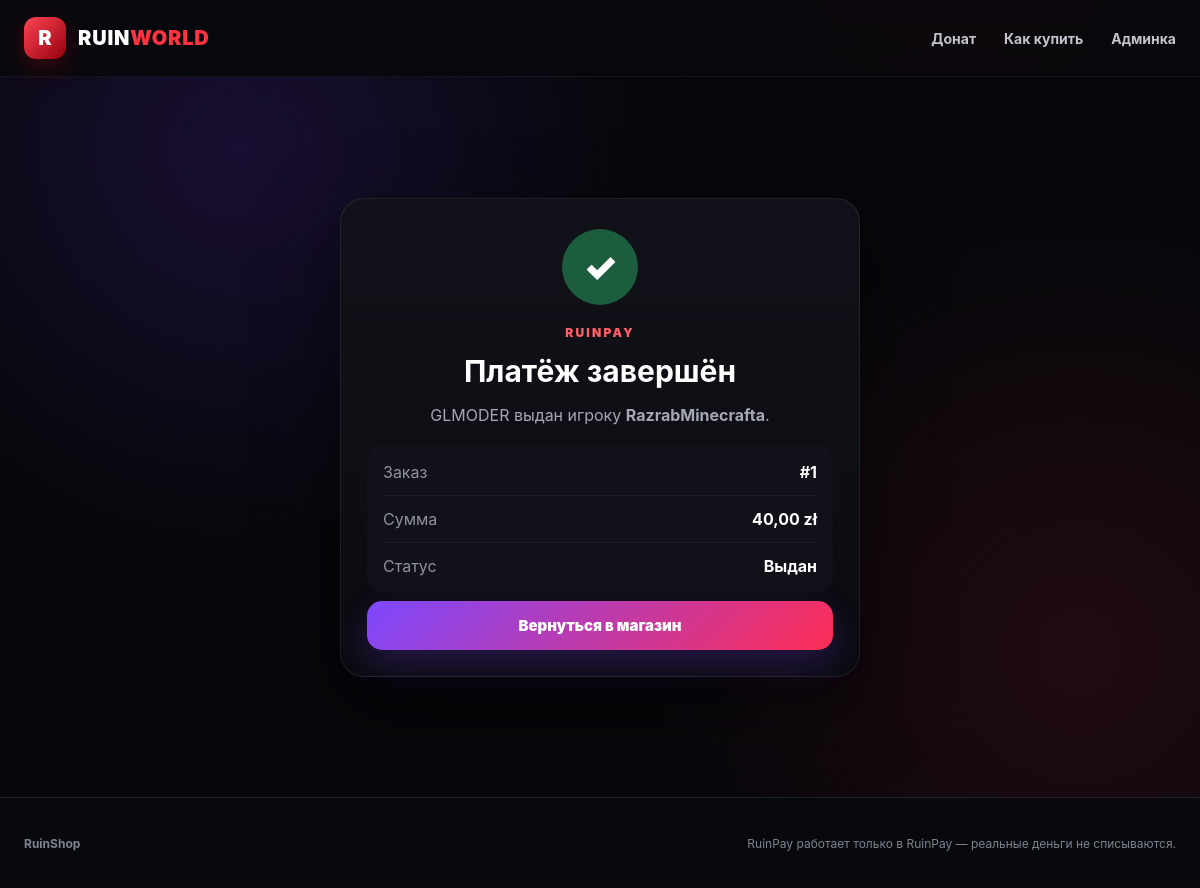
The app's page /success/1/ with its own data.
### shop/models.py (models this page shows, shortened)
class Order(models.Model):
    class Status(models.TextChoices):
        PENDING = "PENDING", "Ожидает оплаты"
        PAID = "PAID", "Оплачен"
        DELIVERED = "DELIVERED", "Выдан"
        FAILED = "FAILED", "Ошибка выдачи"
        CANCELED = "CANCELED", "Отменён"
    player = models.CharField(max_length=16, verbose_name="Игрок")
    product = models.ForeignKey(Product, on_delete=models.PROTECT, verbose_name="Товар")
    quantity = models.PositiveIntegerField(default=1, verbose_name="Количество")
    amount = models.DecimalField(max_digits=10, decimal_places=2, verbose_name="Сумма")
    status = models.CharField(
        max_length=20,
        choices=Status.choices,
        default=Status.PENDING,
        verbose_name="Статус",
    )
    payment_id = models.CharField(max_length=120, blank=True, verbose_name="ID оплаты")
    rcon_log = models.TextField(blank=True, verbose_name="RCON лог")
    created_at = models.DateTimeField(auto_now_add=True, verbose_name="Создан")
    paid_at = models.DateTimeField(null=True, blank=True, verbose_name="Оплачен")
    delivered_at = models.DateTimeField(null=True, blank=True, verbose_name="Выдан")
    class Meta:
        ordering = ["-created_at"]
        verbose_name = "Заказ"
        verbose_name_plural = "Заказы"

class Product(models.Model):
    class Type(models.TextChoices):
        RANK = "RANK", "Привилегия"
        CURRENCY = "CURRENCY", "Донат-валюта"
    name = models.CharField(max_length=100, verbose_name="Название")
    slug = models.SlugField(unique=True, verbose_name="Ссылка")
    description = models.TextField(blank=True, verbose_name="Описание")
    product_type = models.CharField(
        max_length=20,
        choices=Type.choices,
        default=Type.RANK,
        verbose_name="Тип товара",
    )
    price = models.DecimalField(
        max_digits=10,
        decimal_places=2,
        default=1,
        verbose_name="Цена, zł",
    )
    price_per_unit = models.DecimalField(
        max_digits=10,
        decimal_places=4,
        default=0.10,
        verbose_name="Цена за 1 монету, zł",
    )
    min_quantity = models.PositiveIntegerField(default=10, verbose_name="Минимум")
    max_quantity = models.PositiveIntegerField(default=10000, verbose_name="Максимум")
    image = models.ImageField(
        upload_to="products/",
        blank=True,
        null=True,
        verbose_name="Своя картинка",
    )
    image_url = models.CharField(
        max_length=255,
        blank=True,
        verbose_name="Путь к картинке",
    )
    badge = models.CharField(max_length=40, blank=True, verbose_name="Бейдж")
    accent = models.CharField(max_length=20, default="#ff3040", verbose_name="Цвет")
    commands = models.TextField(
        verbose_name="Команды выдачи",
        help_text="Одна команда на строку. {player} — ник, {quantity} — количество.",
    )
    active = models.BooleanField(default=True, verbose_name="Активен")
    featured = models.BooleanField(default=False, verbose_name="Популярный")
    sort_order = models.PositiveIntegerField(default=0, verbose_name="Сортировка")
    class Meta:
        ordering = ["sort_order", "price", "name"]
        verbose_name = "Товар"
        verbose_name_plural = "Товары"

### shop/views.py (the view)
# urls.py: path("success/<int:order_id>/", views.success, name="success"),
def success(request, order_id):
    order = get_object_or_404(Order.objects.select_related("product"), id=order_id)
    return render(request, "success.html", {"order": order})

### templates/success.html (shortened to what this page needs)
{% extends "base.html" %}
{% block content %}
<section class="rp-page">
  <div class="rp-wrap rp-success">
    <div class="rp-success-icon">✓</div>
    <div class="eyebrow">RUINPAY</div>
    <h1>Платёж завершён</h1>
    <p>{{ order.product.name }} выдан игроку <strong>{{ order.player }}</strong>.</p>
    <div class="rp-summary">
      <div><span>Заказ</span><strong>#{{ order.id }}</strong></div>
      <div><span>Сумма</span><strong>{{ order.amount }} zł</strong></div>
      <div><span>Статус</span><strong>{{ order.get_status_display }}</strong></div>
    </div>
    <a href="{% url 'index' %}" class="rp-pay">Вернуться в магазин</a>
  </div>
</section>
{% endblock %}

### static/css/style.css (style rules this page uses)
:root { --bg: #08090d; --panel: #12131a; --panel-2: #171922; --line: #2a2d38; --text: #ffffff; --muted: #9ca0ad; --red: #ff3242; --red-dark: #9e0010; --container: 1220px; }
* { box-sizing: border-box; }
html { scroll-behavior: smooth; }
body { margin: 0; min-height: 100vh; background: radial-gradient(circle at 80% -10%, rgba(120, 0, 10, .45), transparent 30%), linear-gradient(180deg, #090a0f 0%, #08090d 100%); color: var(--text); font-family: Inter, "Segoe UI", Arial, sans-serif; }
a { color: inherit; text-decoration: none; }
.eyebrow { margin-bottom: 13px; color: #ff5d68; font-size: 12px; font-weight: 950; letter-spacing: 2.2px; }
.rp-page { min-height:calc(100vh - 80px); display:flex; align-items:center; justify-content:center; padding:48px 18px; background: radial-gradient(circle at 20% 10%, rgba(115,54,255,.16), transparent 34%), radial-gradient(circle at 90% 80%, rgba(255,43,72,.10), transparent 35%), #07070b; }
.rp-wrap { width:min(100%,520px); background:linear-gradient(180deg,#111119 0%,#0b0b10 100%); border:1px solid rgba(255,255,255,.08); border-radius:24px; padding:26px; box-shadow:0 28px 80px rgba(0,0,0,.50); }
.rp-pay { margin-top:8px;width:100%;border:0;border-radius:15px;padding:15px 18px;font-weight:900; background:linear-gradient(135deg,#7d48ff,#ff2d55);color:white;cursor:pointer;text-align:center; text-decoration:none;display:block;font-size:15px;box-shadow:0 14px 35px rgba(124,60,255,.23) }
.rp-processing h1,.rp-success h1 { font-size:30px;margin:0 0 8px }
.rp-processing p,.rp-success p { color:#a5a7b5 }
.rp-summary { display:grid;gap:0;margin-top:20px;background:#111119;border-radius:16px;padding:4px 16px }
.rp-summary>div { display:flex;justify-content:space-between;gap:16px;padding:13px 0;border-bottom:1px solid rgba(255,255,255,.06) }
.rp-summary>div:last-child { border-bottom:0 }
.rp-summary span { color:#8f91a0 }
.rp-success { text-align:center }
.rp-success-icon { width:76px;height:76px;border-radius:50%;margin:4px auto 20px;display:flex;align-items:center;justify-content:center;background:#1b5d3d;font-size:38px;font-weight:900 }

### records on screen
Order: product.name "GLMODER", player "RazrabMinecrafta", id "1", amount "40,00", status "Выдан"
